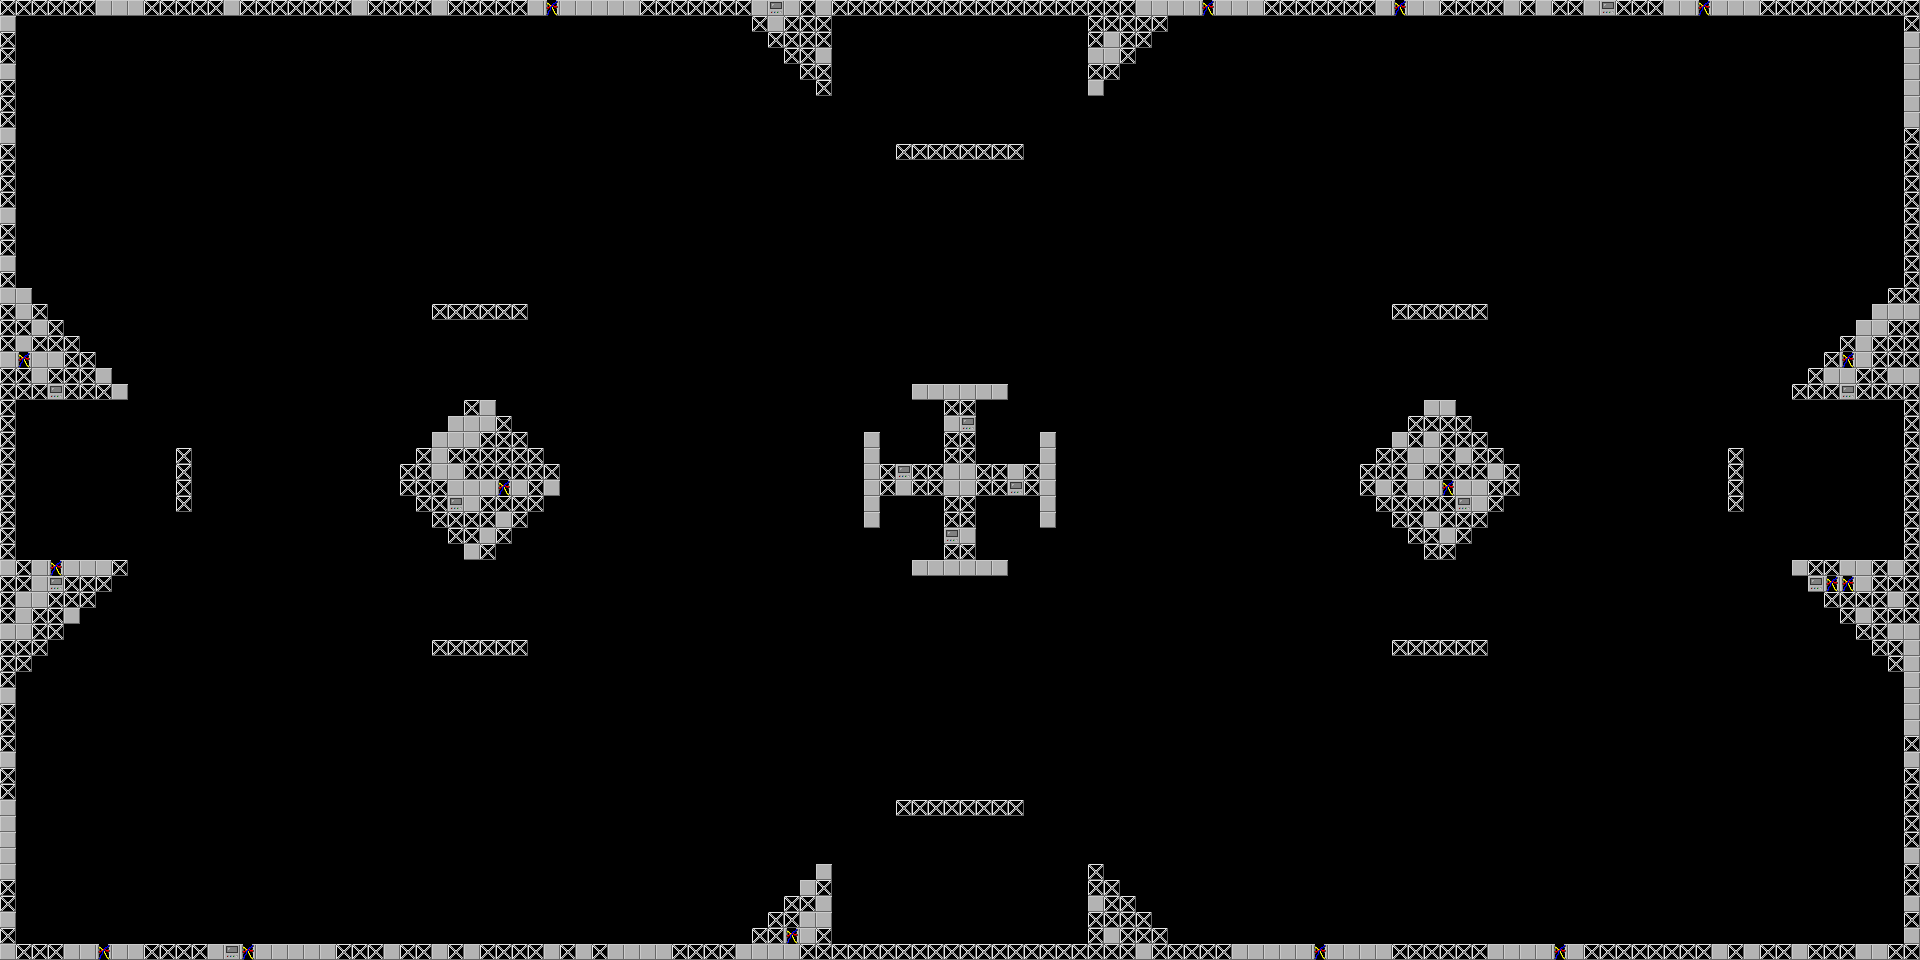

A 2D game scene composited from a Tiled map and its tileset images. What follows is a short description and the map's XML, with each tile layer's data collapsed to a summary:
An orthogonal 120x60 tile map with 16x16 px tiles, 2 tile layers (background, foreground), 2 tilesets and 4 objects.

<map version="1.0" orientation="orthogonal" renderorder="right-down" width="120" height="60" tilewidth="16" tileheight="16" nextobjectid="5">
 <tileset firstgid="1" name="structure" tilewidth="16" tileheight="16" tilecount="6" columns="3">
  <image source="structure.png" width="48" height="32" />
 </tileset>
 <tileset firstgid="7" name="above" tilewidth="16" tileheight="16" tilecount="9" columns="3">
  <image source="above.png" width="48" height="48" />
 </tileset>
 <layer name="background" width="120" height="60">
  <data>[7200 cells, 756 non-empty, 4 distinct tile ids]</data>
 </layer>
 <objectgroup name="spawn">
  <object id="1" x="912" y="432" rotation="-45" />
  <object id="2" x="1008" y="432" rotation="45" />
  <object id="3" x="1008" y="528" rotation="135" />
  <object id="4" x="912" y="528" rotation="-135" />
 </objectgroup>
 <layer name="foreground" width="120" height="60">
  <data>[7200 cells, 0 non-empty, 0 distinct tile ids]</data>
 </layer>
</map>
